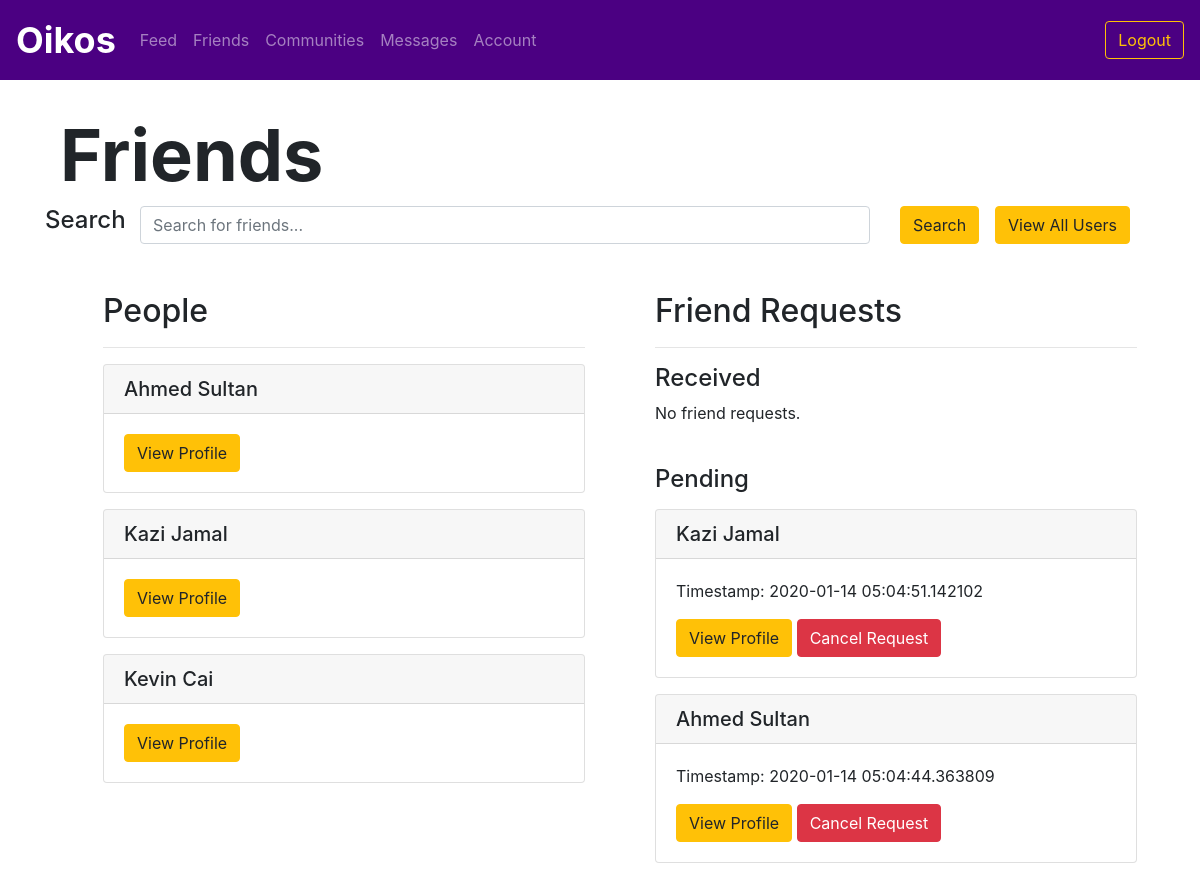
Screenshot of /allusers (signed in) with the database file from the repository.
### utl/models.py (models this page shows)
class User(db.Model):
    userID = db.Column(db.Integer, primary_key=True)
    email = db.Column(db.Text, unique=True, nullable=False)
    password = db.Column(db.Text, nullable=False)
    firstName = db.Column(db.Text, nullable=False)
    lastName = db.Column(db.Text, nullable=False)
    displayName = db.Column(db.Text, nullable=False)
    grade = db.Column(db.Text, nullable=False)

class FriendRequest(db.Model):
    requestID = db.Column(db.Integer, primary_key=True)
    senderID = db.Column(db.Integer, nullable=False)
    receiverID = db.Column(db.Integer, nullable=False)
    timestamp = db.Column(db.DateTime, nullable=False, default=datetime.utcnow)

### app.py (the view)
@app.route("/allusers")
@login_required
def allusers():
    userID = session['userID']
    users = usersfunctions.getAllUsers()
    reqs = friendsfunctions.getFriendRequests(userID)
    friendrequests = {}
    for req in reqs:
        friendrequests[req] = usersfunctions.getUser(req.senderID)
    preqs = friendsfunctions.getPendingFriendRequests(userID)
    pendingfriendrequests = {}
    for preq in preqs:
        pendingfriendrequests[preq] = usersfunctions.getUser(preq.receiverID)
    print(pendingfriendrequests)
    return render_template("friends.html", users=users, friendrequests=friendrequests, pendingfriendrequests=pendingfriendrequests)

### app.py (called while the page is built)
def login_required(f):
    @wraps(f)
    def decorated_function(*args, **kwargs):
        if "userID" not in session:
            return redirect(url_for('login'))
        return f(*args, **kwargs)
    return decorated_function

### utl/friends.py (called while the page is built)
def getFriendRequests(userID):
    friendrequests = FriendRequest.query.filter_by(receiverID=userID).order_by(FriendRequest.timestamp.desc()).all()
    return friendrequests

def getPendingFriendRequests(userID):
    friendrequests = FriendRequest.query.filter_by(senderID=userID).order_by(FriendRequest.timestamp.desc()).all()
    return friendrequests

### utl/users.py (called while the page is built)
def getUser(userID):
    user = User.query.filter_by(userID=userID).first()
    return user

def getAllUsers():
    users = User.query.order_by(User.displayName.asc())
    return users

### templates/friends.html (shortened to what this page needs)
{% extends "logbase.html" %}
{% block body %}
    <div class="content">
        <h1 class="display-3" style="font-weight: 700; padding-left: 5vw; padding-top: 5vh;">Friends</h1>
    </div>
    <div class="container mb-5">
        <form action="/searchfriends" method="POST">
            <div class="row">
                <div class="col-md-1">
                    <h4>Search</h4>
                </div>
                <div class="col-md-8">
                    <input name="query" type="text" class="form-control" id="query" aria-describedby="query" placeholder="Search for friends...">
                </div>
                <div class="col-md-1">
                    <button type="submit" class="btn btn-warning">Search</button>
                </div>
                <div class="col-md-2">
                    <a href="/allusers" class="btn btn-warning">View All Users</a>
                </div>
            </div>
        </form>
    </div>
    <div class="row m-5">
        <div class="col">
            <ul>
                <h2>People</h2>
                <hr>
                {% for user in users %}
                <div class="card my-3">
                    <h5 class="card-header">{{ user.displayName }}</h5>
                    <div class="card-body">
                        <a href="/profile/{{ user.userID }}" class="btn btn-warning">View Profile</a>
                    </div>
                </div>
                {% endfor %}
            </ul>
        </div>
        <div class="col">
            <ul>
                <h2>Friend Requests</h2>
                <hr>
                <h4>Received</h4>
                {% if not friendrequests %}
                <p>No friend requests.</p>
                {% endif %}
                <br>
                <h4>Pending</h4>
                {% if not pendingfriendrequests %}
                <p>No pending friend requests.</p>
                {% else %}
                {% for pendingfriendrequest in pendingfriendrequests %}
                <div class="card my-3">
                    <h5 class="card-header">{{ pendingfriendrequests[pendingfriendrequest].displayName }}</h5>
                    <div class="card-body">
                        <p>Timestamp: {{ pendingfriendrequest.timestamp }}</p>
                        <a href="/profile/{{ pendingfriendrequests[pendingfriendrequest].userID }}" class="btn btn-warning">View Profile</a>
                        <a href="/declinefriendrequest/{{ pendingfriendrequest.requestID }}" class="btn btn-danger">Cancel Request</a>
                    </div>
                </div>
                {% endfor %}
                {% endif %}
            </ul>
        </div>
    </div>
{% endblock %}

### rows the page displays
User: displayName "Ahmed Sultan"
User: displayName "Kazi Jamal"
User: displayName "Kevin Cai"
FriendRequest: timestamp "2020-01-14 05:04:51.142102"
FriendRequest: timestamp "2020-01-14 05:04:44.363809"
